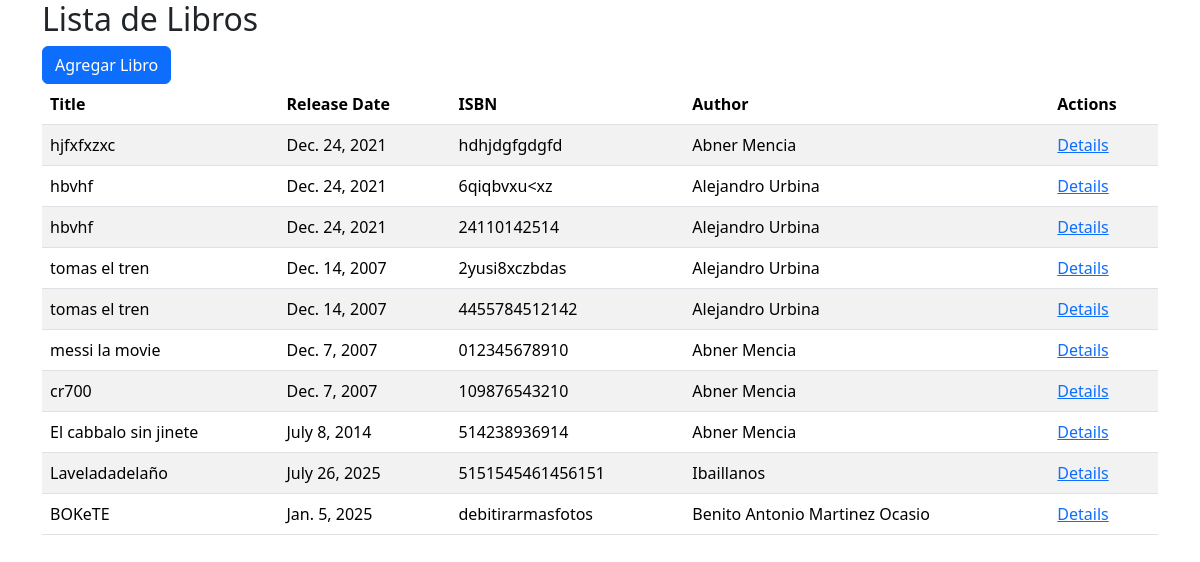
/book/list, run on an earlier commit of the app's database.
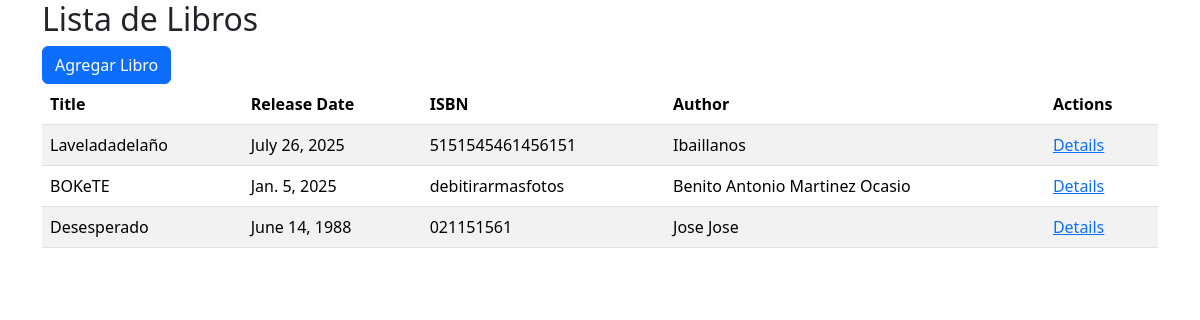
And on a later commit of the database.
### General/models.py (models this page shows, shortened)
class Book(models.Model):
    id = models.UUIDField(primary_key=True, unique=True, blank=False, default=uuid4)
    title = models.CharField(max_length=100, blank=False)
    release_date = models.DateField(blank=False)
    isbn = models.CharField(max_length=50, unique=True, blank=False)
    author = models.ForeignKey(Author, on_delete=models.CASCADE)
    is_deleted = models.BooleanField(default=False)

class Author(models.Model):
    id = models.UUIDField(primary_key=True, unique=True, blank=False, default=uuid4)
    name = models.CharField(max_length=100, blank=False)
    email = models.EmailField(unique=True, blank=False)
    born_date = models.DateField(blank=False)
    died_date = models.DateField(blank=True, null=True)
    country = models.CharField(max_length=100, blank=False)
    is_deleted = models.BooleanField(default=False)
    def __str__(self) -> str:
        return self.name

### General/views.py (the view)
# urls.py: path('book/list', ListBooks.as_view(), name="list_all_books"),
class ListBooks(views.View):
    def get(self, request:HttpRequest):
        books = Book.objects.filter(is_deleted=False)
        return render(request, 'book_list.html', {"books": books})

### General/templates/book_list.html (shortened to what this page needs)
{% extends 'base.html' %}
{% block body %}
    <h2>Lista de Libros</h2>
    <a href="{% url 'add_book' %}" class="btn btn-primary" > Agregar Libro</a>
    <table class="table table-striped">
        <thead>
            <tr>
                <th>Title</th>
                <th>Release Date</th>
                <th>ISBN</th>
                <th>Author</th>
                <th>Actions</th>
            </tr>
        </thead>
        <tbody>
            {% for book in books %}
                <tr>
                    <td>{{book.title}}</td>
                    <td>{{book.release_date}}</td>
                    <td>{{book.isbn}}</td>
                    <td>{{book.author}}</td>
                    <td>
                        <a href="{% url 'book_detail' book.id %}">Details</a>
                    </td>
                </tr>
            {% endfor %}
        </tbody>
    </table>
{% endblock %}

What changed in the data, as far as the page shows it:
removed Book: title "hjfxfxzxc", release_date "Dec. 24, 2021", isbn "hdhjdgfgdgfd", author "Abner Mencia"
removed Book: title "hbvhf", release_date "Dec. 24, 2021", isbn "6qiqbvxu<xz", author "Alejandro Urbina"
removed Book: title "hbvhf", release_date "Dec. 24, 2021", isbn "24110142514", author "Alejandro Urbina"
removed Book: title "tomas el tren", release_date "Dec. 14, 2007", isbn "2yusi8xczbdas", author "Alejandro Urbina"
removed Book: title "tomas el tren", release_date "Dec. 14, 2007", isbn "4455784512142", author "Alejandro Urbina"
removed Book: title "messi la movie", release_date "Dec. 7, 2007", isbn "012345678910", author "Abner Mencia"
removed Book: title "cr700", release_date "Dec. 7, 2007", isbn "109876543210", author "Abner Mencia"
removed Book: title "El cabbalo sin jinete", release_date "July 8, 2014", isbn "514238936914", author "Abner Mencia"
added Book: title "Desesperado", release_date "June 14, 1988", isbn "021151561", author "Jose Jose"
